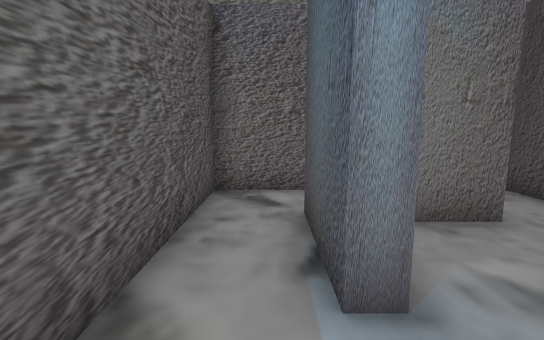
view 1 (above)

24 first-person views from a walk through a Unity game level. The camera is 1.4 m above the floor, tilts 8° down and sees 85° across. The floor is counted in squares, 1 m on a side. Each view is taken from the middle of a square. On the plan, view 1 faces up. The plan holds only what a view shows up to about 14 squares ahead; the rest is blank. The place goes on beyond the plan. The player is left out. Some surface patterns are stand-ins.

view 2
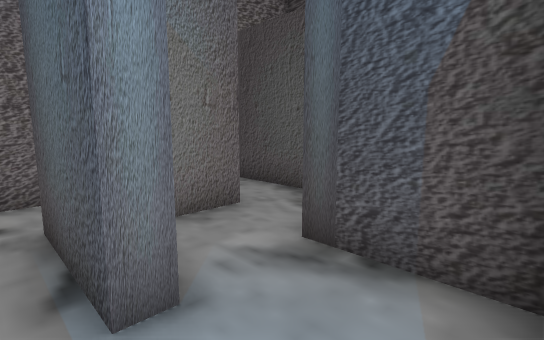

view 3
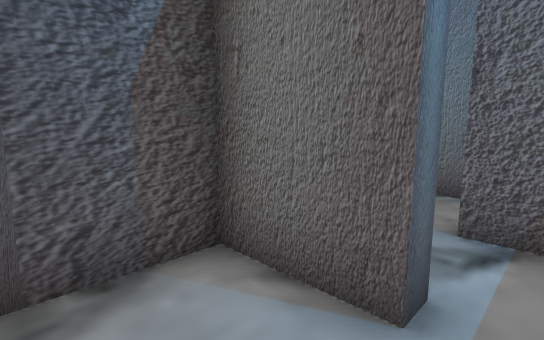

view 4
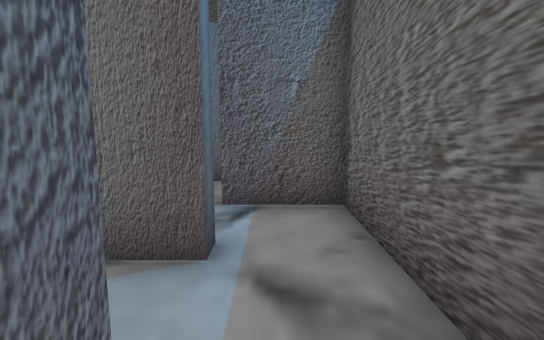

view 5
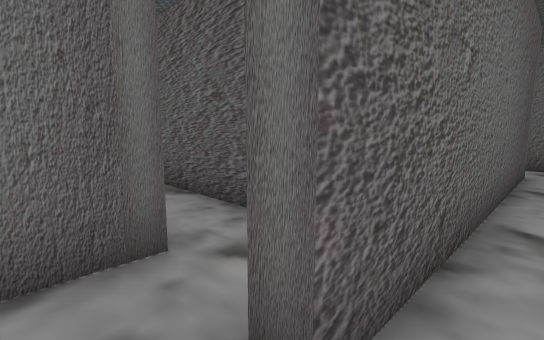

view 6
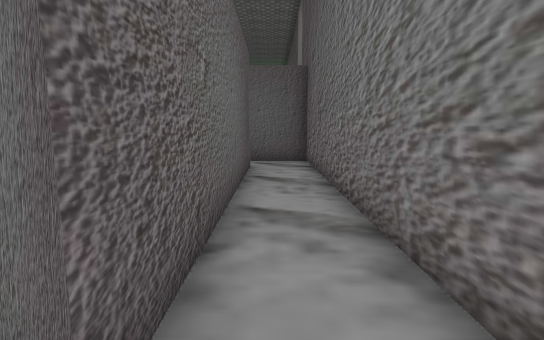

view 7
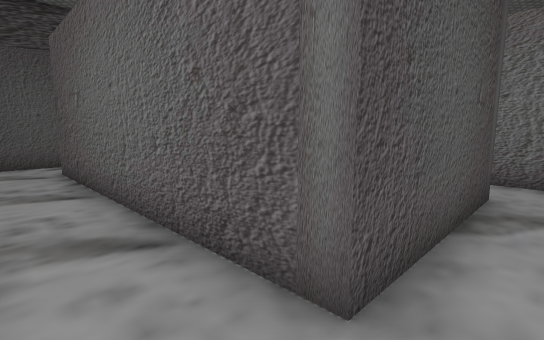

view 8
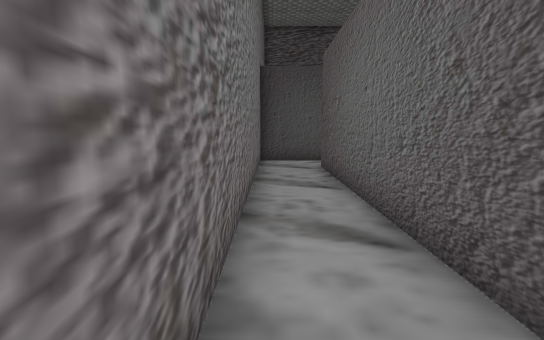

view 9
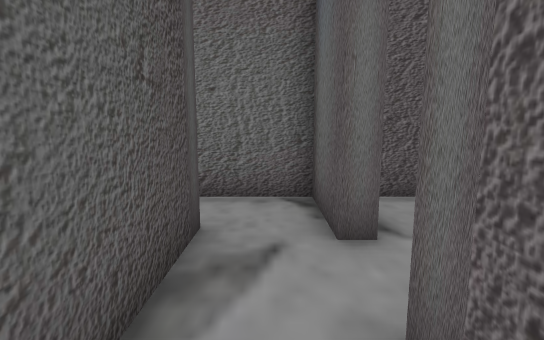

view 10
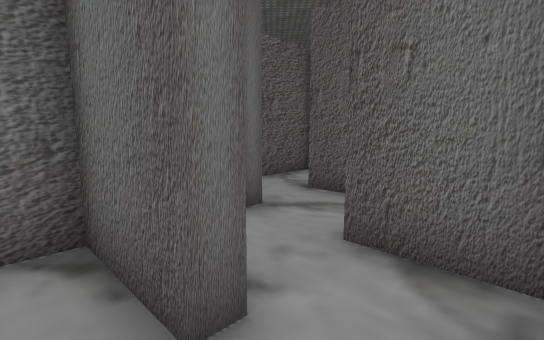

view 11
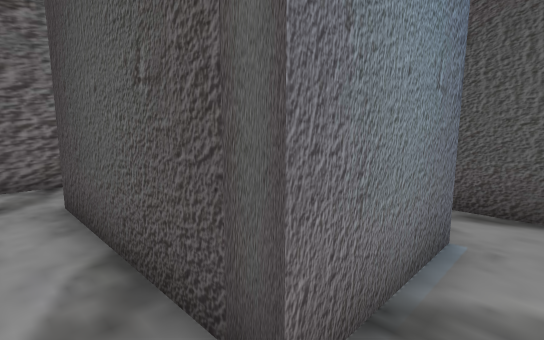

view 12
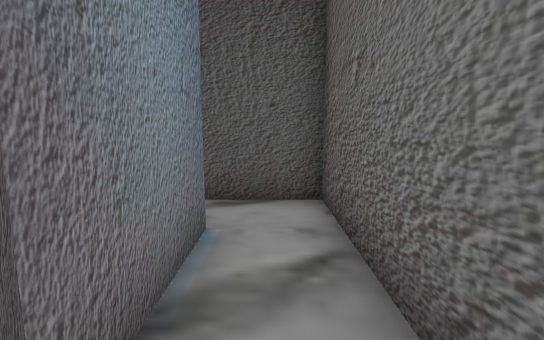

view 13
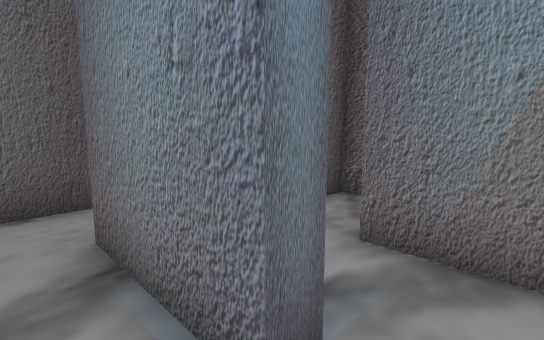

view 14
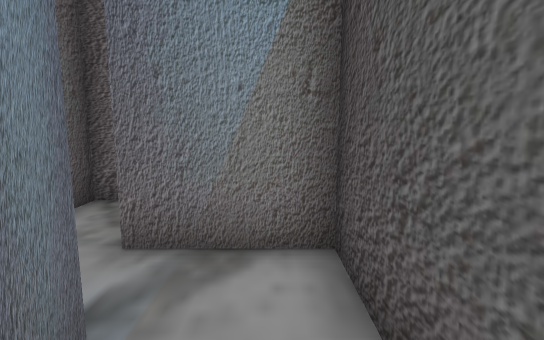

view 15
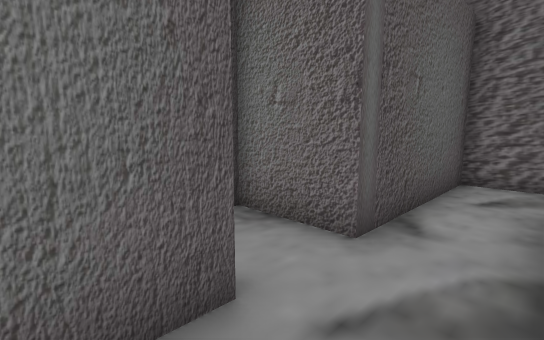

view 16
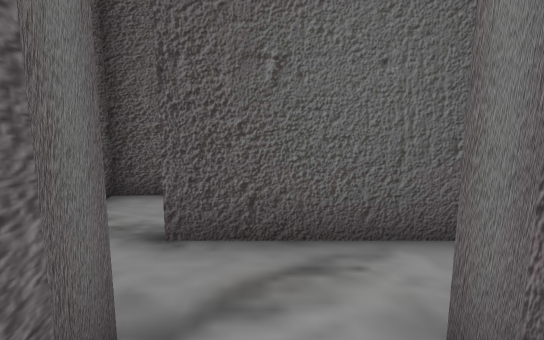

view 17
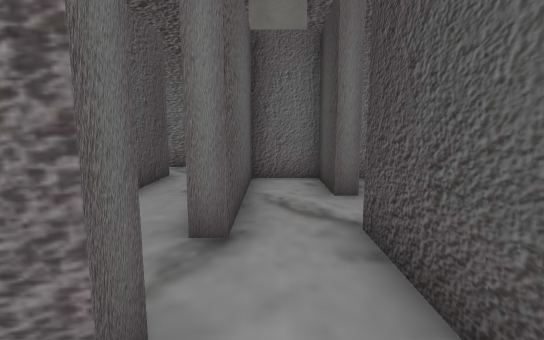

view 18
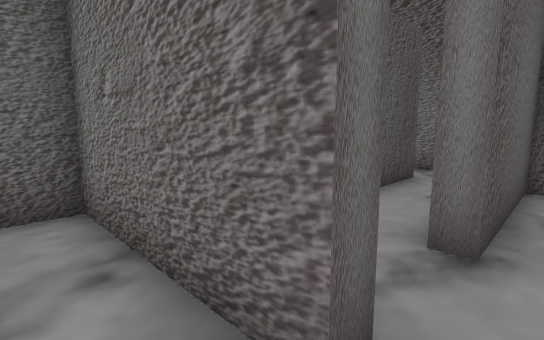

view 19
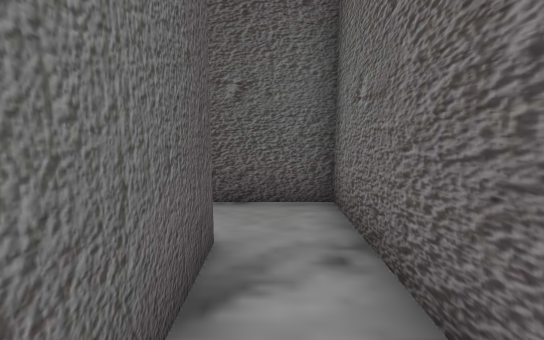

view 20
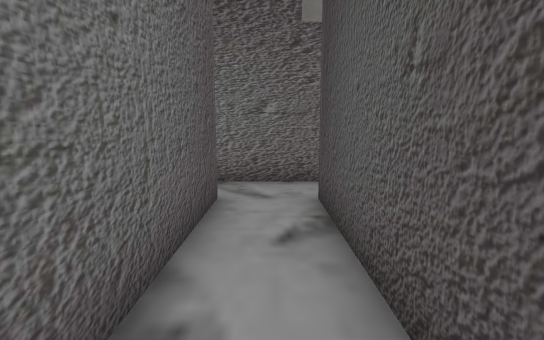

view 21
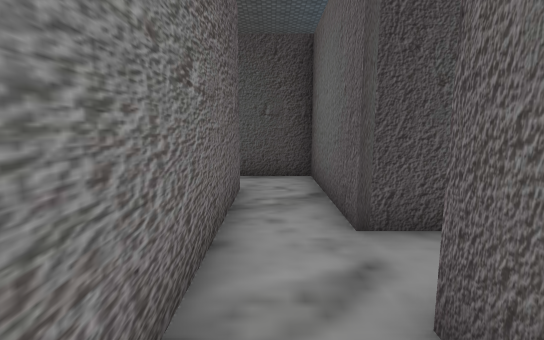

view 22
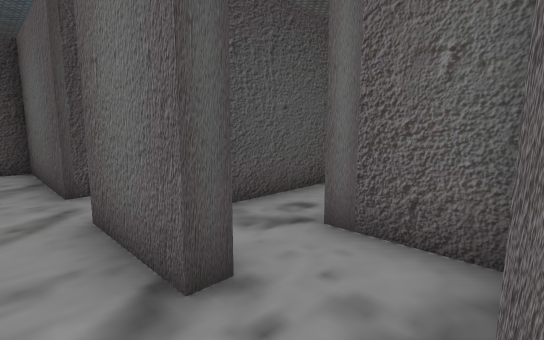

view 23
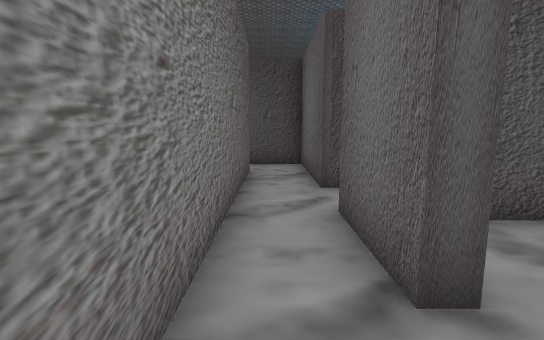

view 24
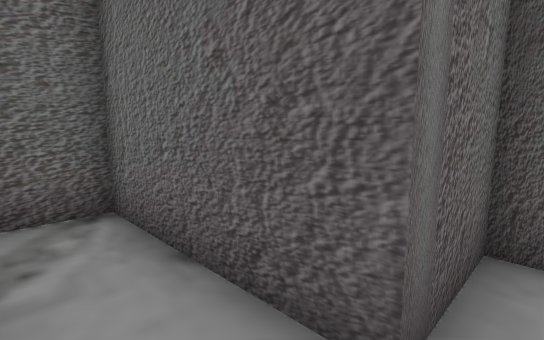

### Floor plan
Key: @ floor where view 1 was taken; # wall or solid block; . floor.
Columns run from 23 left of view 1 to 5 right of it. Each row starts with its distance up from view 1.
 10             ###############
  9             #.............#
  8             #.............#
  7  ##########.#.##########..# #
  6 . ..........#.#..     #...  #
  5  ..###.######.#..     #.## .#
  4 #..###.######.# .###  #.###.#
  3 #....#.#.##...# ...#  #.#...
  2 ###..#.#.##.#.####.#  #...#
  1   #..#.#....#......#  #...#
  0   #..#.#.###########  #@###
 -1   #..#...#            #..
 -2   ######.#            ###
 -3   ###### #
 -4   #.... .               ..
 -5   #..###                ##

Where each view was taken, in squares from view 1:
view 1: 0 up, 0 right, facing up
view 2: 0 up, 0 right, facing up-right
view 3: 2 up, 0 right, facing down-right
view 4: 3 up, 0 right, facing down
view 5: 8 up, 2 right, facing down-left
view 6: 8 up, 2 right, facing left
view 7: 9 up, 10 left, facing down-right
view 8: 9 up, 10 left, facing right
view 9: 6 up, 10 left, facing down
view 10: 4 up, 10 left, facing down-left
view 11: 1 up, 10 left, facing up-right
view 12: 1 up, 10 left, facing right
view 13: 1 up, 5 left, facing up-left
view 14: 1 up, 5 left, facing up
view 15: 1 up, 9 left, facing up-left
view 16: 1 up, 12 left, facing left
view 17: 4 down, 15 left, facing up
view 18: 4 down, 15 left, facing up-left
view 19: 4 down, 15 left, facing left
view 20: 1 down, 17 left, facing up
view 21: 6 up, 20 left, facing right
view 22: 6 up, 23 left, facing down-right
view 23: 6 up, 23 left, facing right
view 24: 3 up, 19 left, facing down-left
